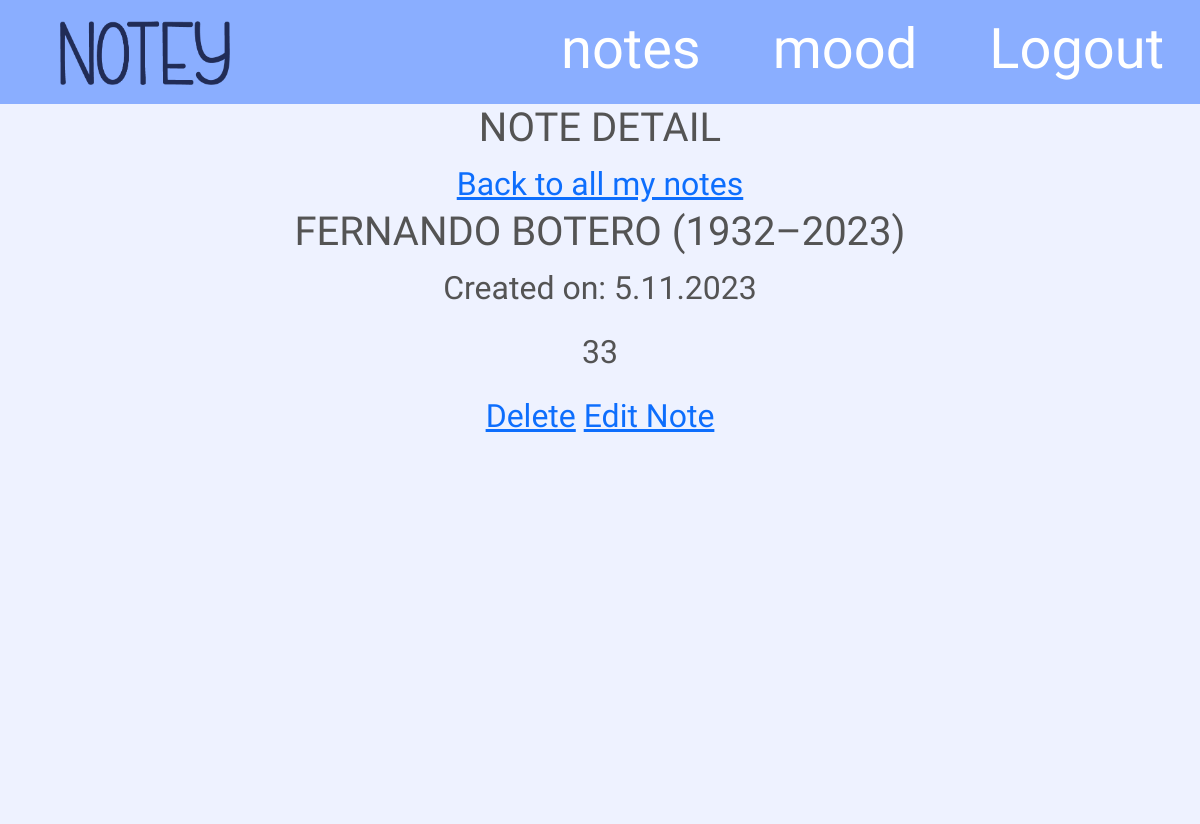
Screenshot of /note/13/ (signed in) with the database file from the repository.
### notey_app/models.py (models this page shows, shortened)
class Note(models.Model):
    create_date = models.DateTimeField(default=timezone.now)
    category = models.CharField(max_length=100)
    title = models.CharField(max_length=225)
    text = models.TextField(blank=True, null=True)
    author = models.ForeignKey(User, on_delete=models.CASCADE, null=True, blank=True)

### notey_app/views.py (the view)
# urls.py: path('note/<int:pk>/', views.NoteDetailView.as_view(), name='note_detail'),
class NoteDetailView(DetailView):
    model = Note
    template_name = 'notey_app/note_detail.html'
    def get_queryset(self):
        return Note.objects.filter(author=self.request.user)

### notey_app/templates/notey_app/note_detail.html
{% extends "notey_app/base.html" %}
{% block body_block %}
<div class="color_text patric-font text-center normal-text">
    <h1>NOTE DETAIL</h1>
    <a href="{% url 'notey_app:all_notes' %}">Back to all my notes</a>
    <div class="note">
        <h1>{{ object.title }}</h1>
        <p>Created on: {{ object.create_date|date:"j.n.Y" }}</p>
        <p>{{ object.text|safe|linebreaksbr }}</p>
        <a class="" href="{% url 'notey_app:note_delete' pk=object.pk %}">Delete</a>
        <a class="" href="{% url 'notey_app:note_edit' pk=object.pk %}">Edit Note</a>
    </div>
</div>
{% endblock %}

### static/css/style.css (style rules this page uses)
body { font-family: 'Patrick Hand', cursive; background: #EEF2FF; }
.color_text { color: #545454; }
.patric-font { font-family: 'Patrick Hand', cursive; }
.normal-text { font-size: 2em; }

### rows the page displays
Note: title "FERNANDO BOTERO (1932–2023)", create_date "5.11.2023", text "33"
